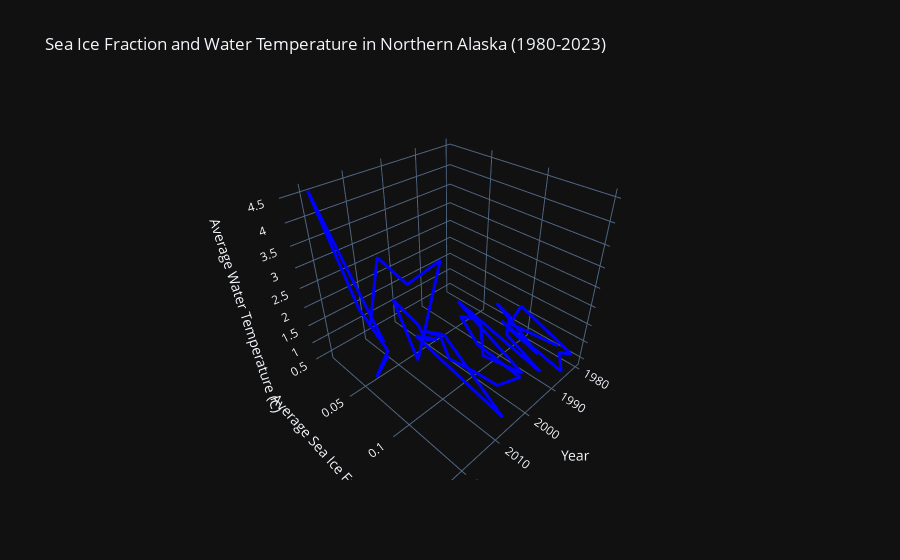

Notebook code for this chart:
### Markdown cell above
### Test out a 3d plot attempting to combine fraction of sea ice with water temp on one plot

### Code cell
import xarray as xr
import os
import plotly.graph_objects as go

# Directory where your NetCDF files are stored
data_dir = '/Users/casey/Desktop/real_sea_ice_temp/june'

# List all NetCDF files
file_list = [os.path.join(data_dir, f) for f in os.listdir(data_dir) if f.endswith('.nc4')]

# Load and combine the NetCDF files
combined_ds = xr.open_mfdataset(file_list, combine='by_coords')

# Define the latitude and longitude bounds for Northern Alaska
lat_bounds = [64, 71]  # Northern Alaska latitude bounds
lon_bounds = [-168, -141]  # Northern Alaska longitude bounds

# Selecting the 'FRSEAICE' and 'Var_TSKINWTR' variables for the Northern Alaska region
sea_ice = combined_ds['FRSEAICE'].sel(lat=slice(*lat_bounds), lon=slice(*lon_bounds))
water_temp = combined_ds['Var_TSKINWTR'].sel(lat=slice(*lat_bounds), lon=slice(*lon_bounds))

# Averaging over the selected spatial dimensions
avg_sea_ice = sea_ice.mean(dim=['lat', 'lon'])
avg_water_temp = water_temp.mean(dim=['lat', 'lon'])

# Extract years
years = combined_ds['time'].dt.year.values

# Create 3D line plot with Plotly in dark mode
fig = go.Figure(data=[go.Scatter3d(
    x=years,
    y=avg_sea_ice.values,
    z=avg_water_temp.values,
    mode='lines',
    line=dict(
        width=6,
        color='blue'
    )
)])

fig.update_layout(
    title='Sea Ice Fraction and Water Temperature in Northern Alaska (1980-2023)',
    scene=dict(
        xaxis_title='Year',
        yaxis_title='Average Sea Ice Fraction',
        zaxis_title='Average Water Temperature (C)'
    ),
    template='plotly_dark'
)

fig.show()

# Close the dataset
combined_ds.close()

### Figure 1 — Plotly figure (JSON) as saved in the notebook; plotly's stock layout.template omitted (floating-point values rounded to 4 significant figures)
{"data": [{"line": {"color": "blue", "width": 6}, "mode": "lines", "type": "scatter3d", "x": [1980, 1981, 1982, 1983, 1984, 1985, 1986, 1987, 1988, 1989, 1990, 1991, 1992, 1993, 1994, 1995, 1996, 1997, 1998, 1999, 2000, 2001, 2002, 2003, 2004, 2005, 2006, 2007, 2008, 2009, 2010, 2011, 2012, 2013, 2014, 2015, 2016, 2017, 2018, 2019, 2020, 2021, 2022, 2023], "y": [0.132, 0.08621, 0.09775, 0.1493, 0.1409, 0.1471, 0.08922, 0.1018, 0.1305, 0.09038, 0.1062, 0.1071, 0.1421, 0.06148, 0.1312, 0.09569, 0.0939, 0.07689, 0.09787, 0.1402, 0.124, 0.1031, 0.08062, 0.07474, 0.06116, 0.08524, 0.1448, 0.0617, 0.08811, 0.07981, 0.07637, 0.05457, 0.08202, 0.1096, 0.08357, 0.05954, 0.04742, 0.05079, 0.07122, 0.01072, 0.05658, 0.08849, 0.07724, 0.09838], "z": [0.5835, 0.5221, 1.323, 0.8398, 0.7978, 0.3949, 0.936, 0.9152, 0.7992, 1.646, 1.583, 1.121, 0.7622, 1.447, 0.613, 0.5033, 1.591, 1.466, 1.075, 1.037, 0.507, 0.5666, 0.5587, 1.18, 1.145, 1.542, 0.4978, 1.196, 1.65, 1.542, 1.942, 2.294, 1.195, 4.044, 3.236, 3.542, 1.803, 1.894, 1.855, 4.528, 2.551, 2.157, 1.296, 2.375]}], "layout": {"scene": {"xaxis": {"title": {"text": "Year"}}, "yaxis": {"title": {"text": "Average Sea Ice Fraction"}}, "zaxis": {"title": {"text": "Average Water Temperature (C)"}}}, "title": {"text": "Sea Ice Fraction and Water Temperature in Northern Alaska (1980-2023)"}}}
